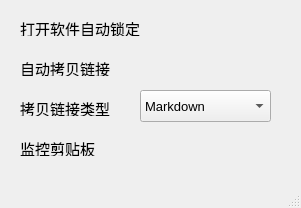
<?xml version="1.0" encoding="UTF-8"?>
<ui version="4.0">
 <class>MainWindow_setting</class>
 <widget class="QMainWindow" name="MainWindow_setting">
  <property name="geometry">
   <rect>
    <x>0</x>
    <y>0</y>
    <width>301</width>
    <height>208</height>
   </rect>
  </property>
  <property name="windowTitle">
   <string>设置</string>
  </property>
  <property name="windowIcon">
   <iconset>
    <normaloff>icon.png</normaloff>icon.png</iconset>
  </property>
  <property name="iconSize">
   <size>
    <width>50</width>
    <height>50</height>
   </size>
  </property>
  <widget class="QWidget" name="centralwidget">
   <widget class="QLabel" name="label">
    <property name="geometry">
     <rect>
      <x>20</x>
      <y>20</y>
      <width>131</width>
      <height>16</height>
     </rect>
    </property>
    <property name="font">
     <font>
      <pointsize>11</pointsize>
     </font>
    </property>
    <property name="text">
     <string>打开软件自动锁定</string>
    </property>
   </widget>
   <widget class="QLabel" name="label_2">
    <property name="geometry">
     <rect>
      <x>20</x>
      <y>60</y>
      <width>121</width>
      <height>16</height>
     </rect>
    </property>
    <property name="font">
     <font>
      <pointsize>11</pointsize>
     </font>
    </property>
    <property name="text">
     <string>自动拷贝链接</string>
    </property>
   </widget>
   <widget class="QLabel" name="label_3">
    <property name="geometry">
     <rect>
      <x>20</x>
      <y>100</y>
      <width>131</width>
      <height>16</height>
     </rect>
    </property>
    <property name="font">
     <font>
      <pointsize>11</pointsize>
     </font>
    </property>
    <property name="text">
     <string>拷贝链接类型</string>
    </property>
   </widget>
   <widget class="QLabel" name="label_4">
    <property name="geometry">
     <rect>
      <x>20</x>
      <y>140</y>
      <width>131</width>
      <height>16</height>
     </rect>
    </property>
    <property name="font">
     <font>
      <pointsize>11</pointsize>
     </font>
    </property>
    <property name="text">
     <string>监控剪贴板</string>
    </property>
   </widget>
   <widget class="QComboBox" name="comboBox_CopyContent">
    <property name="geometry">
     <rect>
      <x>140</x>
      <y>90</y>
      <width>131</width>
      <height>32</height>
     </rect>
    </property>
    <property name="font">
     <font>
      <pointsize>10</pointsize>
     </font>
    </property>
    <property name="layoutDirection">
     <enum>Qt::LeftToRight</enum>
    </property>
    <property name="frame">
     <bool>true</bool>
    </property>
    <item>
     <property name="text">
      <string>Markdown</string>
     </property>
    </item>
    <item>
     <property name="text">
      <string>Link</string>
     </property>
    </item>
   </widget>
   <widget class="QPushButton" name="pushButton_AutoLock">
    <property name="geometry">
     <rect>
      <x>230</x>
      <y>10</y>
      <width>51</width>
      <height>32</height>
     </rect>
    </property>
    <property name="font">
     <font>
      <pointsize>11</pointsize>
     </font>
    </property>
    <property name="text">
     <string/>
    </property>
    <property name="icon">
     <iconset>
      <normaloff>on.png</normaloff>on.png</iconset>
    </property>
    <property name="iconSize">
     <size>
      <width>40</width>
      <height>30</height>
     </size>
    </property>
    <property name="flat">
     <bool>true</bool>
    </property>
   </widget>
   <widget class="QPushButton" name="pushButton_AutoCopy">
    <property name="geometry">
     <rect>
      <x>230</x>
      <y>50</y>
      <width>51</width>
      <height>32</height>
     </rect>
    </property>
    <property name="font">
     <font>
      <pointsize>11</pointsize>
     </font>
    </property>
    <property name="text">
     <string/>
    </property>
    <property name="icon">
     <iconset>
      <normaloff>on.png</normaloff>on.png</iconset>
    </property>
    <property name="iconSize">
     <size>
      <width>40</width>
      <height>30</height>
     </size>
    </property>
    <property name="flat">
     <bool>true</bool>
    </property>
   </widget>
   <widget class="QPushButton" name="pushButton_MonitorClipboard">
    <property name="geometry">
     <rect>
      <x>230</x>
      <y>130</y>
      <width>51</width>
      <height>32</height>
     </rect>
    </property>
    <property name="font">
     <font>
      <pointsize>11</pointsize>
     </font>
    </property>
    <property name="text">
     <string/>
    </property>
    <property name="icon">
     <iconset>
      <normaloff>on.png</normaloff>on.png</iconset>
    </property>
    <property name="iconSize">
     <size>
      <width>40</width>
      <height>30</height>
     </size>
    </property>
    <property name="flat">
     <bool>true</bool>
    </property>
   </widget>
  </widget>
  <widget class="QMenuBar" name="menubar">
   <property name="geometry">
    <rect>
     <x>0</x>
     <y>0</y>
     <width>301</width>
     <height>23</height>
    </rect>
   </property>
  </widget>
  <widget class="QStatusBar" name="statusbar"/>
 </widget>
 <resources/>
 <connections/>
</ui>
